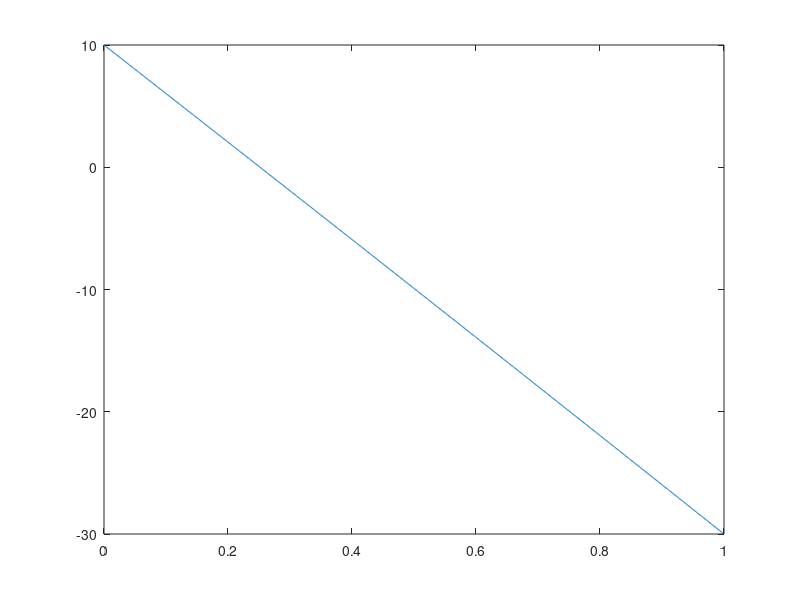

Write MATLAB code to recreate this figure.
function main()
clc,clear close all;
[u,z]=laplace5(0,1,10,-30,1001,1000000);
plot(u,z);


function [z,u]=laplace5(a,b,ua,ub,N,Nit)
u=zeros(1,N);
u(1)=ua;
u(N)=ub;
z=linspace(0,1,N);
for i=1:Nit
    %u=(u(1:end-2)-2.*u(2:end-1)+u(3:end))./(interval^2)
    u(2:end-1)=(u(1:end-2)+u(3:end))./2;
    %[ua u ub]
end


function [z,u]=laplace1(a,b,ua,ub,N,Nit)
interval=(b-a)/(N-1);
z=linspace(0,1,N);
u=linspace(ua,ub,N)


function [z,u]=laplace2(a,b,ua,ub,N,Nit)
interval=(b-a)/(N-1);
z=linspace(0,1,N);
i=0;
u=-40*(z)+10;

u=ones(length(z),2);
while(i<Nit)
    i=i+1;
    u=(u(1:end-2)-2.*u(2:end-1)+u(3:end))./(interval^2)
end




function [z,u]=laplace3(a,b,ua,ub,N,Nit)
interval=(b-a)/(N-1);
z=linspace(0,1,N);
u(1)=ua;
u(Nit)=ub;
tempU=u;
for i=2:Nit-1
    tempU(i)=tempU(i-1)-2*tempU(i)+tempU(i+1);
    if(tempU(i)-u(i)==0.001)
        break;
    end
end


% function [z,u]=laplace4(a,b,ua,ub,N,Nit) 
% V1(1)=0;
% V2(1)=0;
% V3(1)=0;
% V4(1)=0;
% V5(1)=0;
% V6(1)=0;
% for j=1:Nit
%     V1(j+1)=(10+V2(j)+V3(j))/4;
%     V2(j+1)=(10+V1(j)+V1(j)+V4(j))/4;
%     V3(j+1)=(V1(j)+V4(j)+V5(j))/4;
%     V4(j+1)=(V3(j)*2+V2(j)+V6(j))/4;
%     V5(j+1)=(V3(j)+V6(j))/4;
%     V6(j+1)=(V4(j)+V5(j)*2)/4;
% end
% u=[(1:Nit+1)', V1',V2',V3',V4',V5',V6']